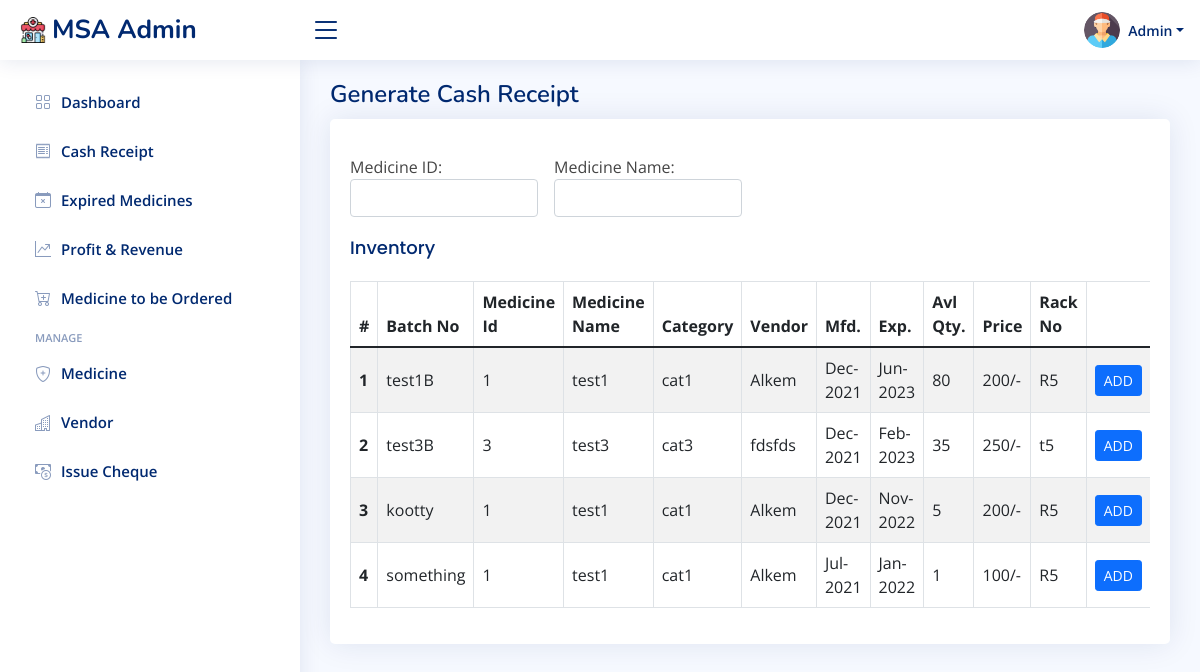
The app's page /cashReceipt.php (signed in) with its own data.
### tables this page shows
CREATE TABLE `medicine_stock` (
  `medicine_stock_id` int(11) NOT NULL,
  `medicine_id` int(11) NOT NULL,
  `batch_no` varchar(50) NOT NULL,
  `mfg` date NOT NULL,
  `exp` date NOT NULL,
  `quantity` varchar(50) NOT NULL,
  `purchase_price` varchar(50) NOT NULL,
  `selling_price` varchar(50) NOT NULL
);

### cashReceipt.php (the view, shortened to what this page needs)
<?php
  require "assets/php/dbConnection.php";
?>
<!DOCTYPE html>
<html lang="en">
<head>
  <?php require "assets/php/head.php"; ?>
</head>
<body>
  <?php require "assets/php/nav.php"; ?>
  <?php require "assets/php/sidebar.php"; ?>
  <main id="main" class="main">
    <div class="pagetitle">
      <h1>Generate Cash Receipt</h1>
    </div>
      <div class="row">
        <div class="col-12">
          <div class="card">
            <div class="card-body" >
                <div class="row g-3" style="margin-top: 20px;">
                    <div class="col-md-4 col-lg-3 col-xxl-2">
                    Medicine ID: <input type="text" class="form-control" onkeyup="tableContents(this.value,1)" id="medicineId" required>
                    </div>
                    <div class="col-md-4 col-lg-3 col-xxl-2">
                    Medicine Name: <input type="text" class="form-control" onkeyup="tableContents(this.value,2)" id="medicineName" required>
                    </div>
                </div>
                <h5 class="card-title">Inventory</h5>
                <div style="overflow: auto;">
                    <table class="table table-striped table-bordered">
                      <thead>
                        <tr>
                          <th scope="col">#</th>
                          <th scope="col">Batch No</th>
                          <th scope="col">Medicine Id</th>
                          <th scope="col">Medicine Name</th>
                          <th scope="col">Category</th>
                          <th scope="col">Vendor</th>
                          <th scope="col">Mfd.</th>
                          <th scope="col">Exp.</th>
                          <th scope="col">Avl Qty.</th>
                          <th scope="col">Price</th>
                          <th scope="col">Rack No</th>
                          <th scope="col"></th>
                        </tr>
                      </thead>
                      <tbody id="tbody">
                        <?php
                          $sql="SELECT * FROM medicine_stock WHERE exp>CURDATE()+INTERVAL 1 MONTH";
                          $result = $conn->query($sql);
                          $i=0;
                          while($row = $result->fetch_assoc()){
                            $sql2 = "SELECT * FROM medicine WHERE medicine_id=".$row["medicine_id"];
                            $result2 = $conn->query($sql2);
                            $row2 = $result2->fetch_assoc();
                            $sql3 = "SELECT name FROM vendor WHERE vendor_id=".$row2["vendor_id"];
                            $result3 = $conn->query($sql3);
                            $row3 = $result3->fetch_assoc();
                        ?>
                        <tr class="align-middle">
                          <th scope="row"><?php echo $i+1; ?></th>
                          <td><?php echo $medicineBatchNo[$i]=$row["batch_no"]; ?></td>
                          <td><?php echo $medicineId[$i]=$row["medicine_id"]; ?></td>
                          <td><?php echo $medicineName[$i]=$row2["name"]; ?></td>
                          <td><?php echo $medicineCategory[$i]=$row2["category"]; ?></td>
                          <td><?php echo $medicineVendor[$i]=$row3["name"]; ?></td>
                          <td><?php echo $medicineMfg[$i]=date_format(date_create($row["mfg"]),"M-Y"); ?></td>
                          <td><?php echo $medicineExp[$i]=date_format(date_create($row["exp"]),"M-Y"); ?></td>
                          <td><?php echo $medicineAvlQuantity[$i]=$row["quantity"]; ?></td>
                          <td><?php echo $medicineSPrice[$i]=$row["selling_price"]; ?>/-</td>
                          <td><?php echo $medicineRack[$i]=$row2["rack"]; ?></td>
                          <td>
                              <form method="POST" action="cashReceipt.php">
                                  <button type="submit" class="btn btn-primary btn-sm" name="add" value="<?php echo $row["batch_no"]; ?>">ADD</button>
                              </form>
                          </td>
                        </tr>
                        <?php
                          $i++;
                          }
                        ?>
                      </tbody>
                    </table>
                </div>
            </div>
          </div>
        </div>
  </main>
</body>
</html>

### assets/php/head.php (shortened to what this page needs)
<link href="assets/bootstrap/css/bootstrap.min.css" rel="stylesheet">
<link href="assets/bootstrap-icons/bootstrap-icons.css" rel="stylesheet">
<link href="assets/css/style.css" rel="stylesheet">

### assets/php/nav.php (shortened to what this page needs)
<header id="header" class="header fixed-top d-flex align-items-center">
    <div class="d-flex align-items-center justify-content-between">
      <a href="javascript:void(0)" class="logo d-flex align-items-center">
        <img src="assets/img/logo.png" alt="">
        <span class="d-none d-lg-block">MSA Admin</span>
      </a>
     <i class="bi bi-list toggle-sidebar-btn"></i>
    </div>
    <nav class="header-nav ms-auto">
      <ul class="d-flex align-items-center">
        <li class="nav-item dropdown pe-3">
          <a class="nav-link nav-profile d-flex align-items-center pe-0" href="#" data-bs-toggle="dropdown">
            <img src="assets/img/profile-img.jpg" alt="Profile" class="rounded-circle">
            <span class="d-none d-md-block dropdown-toggle ps-2"><?php echo $_SESSION["empName"]; ?></span>
          </a>
        </li>
      </ul>
    </nav>
  </header>

### assets/php/sidebar.php
<aside id="sidebar" class="sidebar">
  <ul class="sidebar-nav" id="sidebar-nav">
    <li class="nav-item">
      <a class="nav-link collapsed" href="dashboard.php">
        <i class="bi bi-grid"></i>
        <span>Dashboard</span>
      </a>
    </li>
    <li class="nav-item">
      <a class="nav-link collapsed" href="cashReceipt.php">
        <i class="bi bi-receipt"></i>
        <span>Cash Receipt</span>
      </a>
    </li>
    <li class="nav-item">
      <a class="nav-link collapsed" href="expiredMedicine.php">
        <i class="bi bi-calendar-x"></i>
        <span>Expired Medicines</span>
      </a>
    </li>
    <li class="nav-item">
      <a class="nav-link collapsed" href="profitAndRevenue.php">
        <i class="bi bi-graph-up-arrow"></i>
        <span>Profit & Revenue</span>
      </a>
    </li>
    <li class="nav-item">
      <a class="nav-link collapsed" href="medicineToBeOrdered.php">
        <i class="bi bi-cart-plus"></i>
        <span>Medicine to be Ordered</span>
      </a>
    </li>
    <li class="nav-heading">Manage</li>
    <li class="nav-item">
      <a class="nav-link collapsed" href="medicine.php">
        <i class="bi bi-shield-plus"></i>
        <span>Medicine</span>
      </a>
    </li>
    <li class="nav-item">
      <a class="nav-link collapsed" href="vendor.php">
      <i class="bi bi-building"></i>
        <span>Vendor</span>
      </a>
    </li>
    <li class="nav-item">
      <a class="nav-link collapsed" href="issueCheque.php">
        <i class="bi bi-cash-coin"></i>
        <span>Issue Cheque</span>
      </a>
    </li>
  </ul>
</aside>

### assets/css/style.css (style rules this page uses)
:root { scroll-behavior: smooth; }
body { font-family: "Open Sans", sans-serif; background: #f6f9ff; color: #444444; }
a { color: #4154f1; text-decoration: none; }
h1, h2, h3, h4, h5, h6 { font-family: "Nunito", sans-serif; }
#main { margin-top: 60px; padding: 20px 30px; transition: all 0.3s; }
.pagetitle { margin-bottom: 10px; }
.pagetitle h1 { font-size: 24px; margin-bottom: 0; font-weight: 600; color: #012970; }
.card { margin-bottom: 30px; border: none; border-radius: 5px; box-shadow: 0px 0 30px rgba(1, 41, 112, 0.1); overflow: hidden; }
.card-title { padding: 20px 0 15px 0; font-size: 18px; font-weight: 500; color: #012970; font-family: "Poppins", sans-serif; }
.card-body { padding: 0 20px 20px 20px; }
.logo { line-height: 1; }
@media (min-width: 1200px) { .logo { width: 280px; } }
.logo img { max-height: 26px; margin-right: 6px; }
.logo span { font-size: 26px; font-weight: 700; color: #012970; font-family: "Nunito", sans-serif; }
.header { transition: all 0.5s; z-index: 997; height: 60px; box-shadow: 0px 2px 20px rgba(1, 41, 112, 0.1); background-color: #fff; padding-left: 20px; }
.header .toggle-sidebar-btn { font-size: 32px; padding-left: 10px; cursor: pointer; color: #012970; }
.header-nav ul { list-style: none; }
.header-nav > ul { margin: 0; padding: 0; }
.header-nav .nav-profile { color: #012970; }
.header-nav .nav-profile img { max-height: 36px; }
.header-nav .nav-profile span { font-size: 14px; font-weight: 600; }
.sidebar { position: fixed; top: 60px; left: 0; bottom: 0; width: 300px; z-index: 996; transition: all 0.3s; padding: 20px; overflow-y: auto; scrollbar-width: thin; scrollbar-color: #aab7cf transparent; box-shadow: 0px 0px 20px rgba(1, 41, 112, 0.1); background-color: #fff; }
@media (min-width: 1200px) { #main, #footer { margin-left: 300px; } }
.sidebar-nav { padding: 0; margin: 0; list-style: none; }
.sidebar-nav li { padding: 0; margin: 0; list-style: none; }
.sidebar-nav .nav-item { margin-bottom: 5px; }
.sidebar-nav .nav-heading { font-size: 11px; text-transform: uppercase; color: #899bbd; font-weight: 600; margin: 10px 0 5px 15px; }
.sidebar-nav .nav-link { display: flex; align-items: center; font-size: 15px; font-weight: 600; color: #4154f1; transition: 0.3; background: #f6f9ff; padding: 10px 15px; border-radius: 4px; }
.sidebar-nav .nav-link i { font-size: 16px; margin-right: 10px; color: #4154f1; }
.sidebar-nav .nav-link.collapsed { color: #012970; background: #fff; }
.sidebar-nav .nav-link.collapsed i { color: #899bbd; }

### records on screen
medicine_stock: batch_no "test1B", medicine_id "1", name "test1", category "cat1", name "Alkem", mfg "Dec-2021", exp "Jun-2023", quantity "80", selling_price "200", rack "R5"
medicine_stock: batch_no "test3B", medicine_id "3", name "test3", category "cat3", name "fdsfds", mfg "Dec-2021", exp "Feb-2023", quantity "35", selling_price "250", rack "t5"
medicine_stock: batch_no "kootty", medicine_id "1", name "test1", category "cat1", name "Alkem", mfg "Dec-2021", exp "Nov-2022", quantity "5", selling_price "200", rack "R5"
medicine_stock: batch_no "something", medicine_id "1", name "test1", category "cat1", name "Alkem", mfg "Jul-2021", exp "Jan-2022", quantity "1", selling_price "100", rack "R5"

### other values on screen
$_SESSION["empName"] "Admin"
